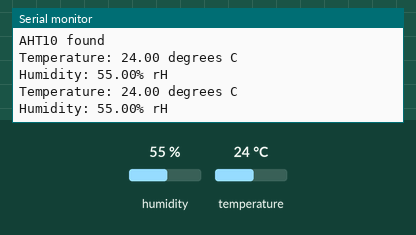
Bench run of a sketch on a simulated ESP32. Parts: the last lines printed to the serial monitor. The test bench sets the inputs (shaded band); at power-on: humidity 55 %, temperature 24 °C. WiFi joins after 1.5 s; servers stay silent unless stated.

Above: at 3.0 s.
3.1 s: humidity set to 22 %
At 4.1 s:
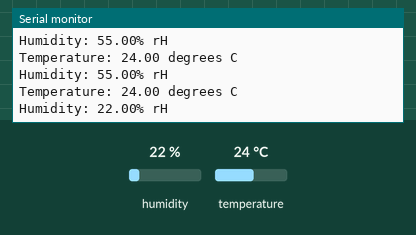
4.6 s: temperature set to 12 °C
At 5.2 s:
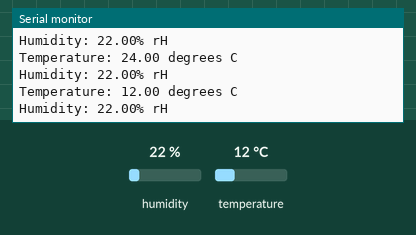
6.1 s: humidity set to 40 %
At 6.9 s:
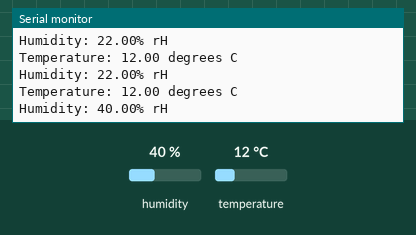
Timing chart, 0 to 9.1 s (numbered marks = the images above; inputs shaded):
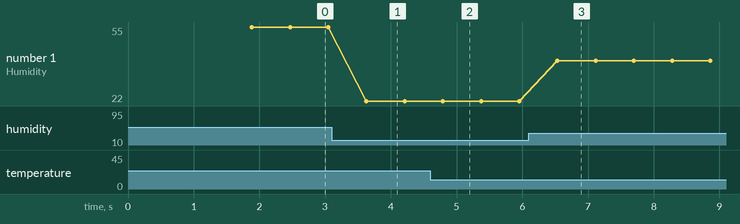

Measured:
- after the input at 3.1 s, the serial monitor: prints a new line after 0.53 s (image 1)
- after the input at 4.6 s, the serial monitor: prints a new line after 0.19 s (image 2)
- after the input at 6.1 s, the serial monitor: prints a new line after 0.44 s (image 3)
- plotted number 1: 55 → 22 after the input at 3.1 s, 22 → 40 after the input at 6.1 s

The sketch:

sketch_may24a.ino
```cpp
#define BLYNK_TEMPLATE_ID "TMPL2J5-oR7QU"
#define BLYNK_TEMPLATE_NAME "temperature sensor system"
#define AUTH_TOKEN "ybO4884QhsUc6kxvFmspN1W5Tcutam7M"
#include <WiFi.h>
#include <WiFiClient.h>
#include <BlynkSimpleEsp32.h>
#include <Wire.h>

#include <Adafruit_AHT10.h>
#define WIFI_SSID "GEARBOX MEMBERS"
#define WIFI_PASSWORD "Members@Gearbox"

Adafruit_AHT10 aht;
char auth[] = AUTH_TOKEN;
char ssid[] = WIFI_SSID;
char pass[] = WIFI_PASSWORD;
void setup() {
  Serial.begin(115200);
  Serial.println("Adafruit AHT10 demo!");
  Blynk.begin(auth, ssid, pass);
  Wire.begin();

  if (! aht.begin()) {
    Serial.println("Could not find AHT10? Check wiring");
    while (1) delay(10);


  }
  Serial.println("AHT10 found");
}

void loop() {

  Blynk.run();
  sensors_event_t humidity, temp;
  aht.getEvent(&humidity, &temp);// populate temp and humidity objects with fresh data
  Blynk.virtualWrite(V0, temp.temperature);
  Blynk.virtualWrite(V1, humidity.relative_humidity);

  Serial.print("Temperature: "); Serial.print(temp.temperature); Serial.println(" degrees C");
  Serial.print("Humidity: "); Serial.print(humidity.relative_humidity); Serial.println("% rH");

  delay(500);
}
```
